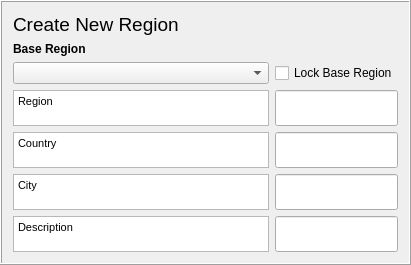
    <widget class="QFrame" name="frame1">
     <property name="sizePolicy">
      <sizepolicy hsizetype="Preferred" vsizetype="Minimum">
       <horstretch>0</horstretch>
       <verstretch>0</verstretch>
      </sizepolicy>
     </property>
     <property name="frameShape">
      <enum>QFrame::Box</enum>
     </property>
     <property name="frameShadow">
      <enum>QFrame::Raised</enum>
     </property>
     <layout class="QGridLayout" name="gridLayout_2">
      <item row="4" column="0">
       <widget class="QTextBrowser" name="textBrowser_Surface">
        <property name="sizePolicy">
         <sizepolicy hsizetype="Preferred" vsizetype="Preferred">
          <horstretch>0</horstretch>
          <verstretch>0</verstretch>
         </sizepolicy>
        </property>
        <property name="minimumSize">
         <size>
          <width>1</width>
          <height>0</height>
         </size>
        </property>
        <property name="maximumSize">
         <size>
          <width>16777215</width>
          <height>36</height>
         </size>
        </property>
        <property name="html">
         <string>&lt;!DOCTYPE HTML PUBLIC &quot;-//W3C//DTD HTML 4.0//EN&quot; &quot;http://www.w3.org/TR/REC-html40/strict.dtd&quot;&gt;
&lt;html&gt;&lt;head&gt;&lt;meta name=&quot;qrichtext&quot; content=&quot;1&quot; /&gt;&lt;style type=&quot;text/css&quot;&gt;
p, li { white-space: pre-wrap; }
&lt;/style&gt;&lt;/head&gt;&lt;body style=&quot; font-family:'MS Shell Dlg 2'; font-size:8pt; font-weight:400; font-style:normal;&quot;&gt;
&lt;p style=&quot; margin-top:0px; margin-bottom:0px; margin-left:0px; margin-right:0px; -qt-block-indent:0; text-indent:0px;&quot;&gt;Region&lt;/p&gt;&lt;/body&gt;&lt;/html&gt;</string>
        </property>
       </widget>
      </item>
      <item row="7" column="0">
       <widget class="QTextBrowser" name="textBrowserOrig">
        <property name="sizePolicy">
         <sizepolicy hsizetype="Preferred" vsizetype="Preferred">
          <horstretch>0</horstretch>
          <verstretch>0</verstretch>
         </sizepolicy>
        </property>
        <property name="minimumSize">
         <size>
          <width>1</width>
          <height>0</height>
         </size>
        </property>
        <property name="maximumSize">
         <size>
          <width>16777215</width>
          <height>36</height>
         </size>
        </property>
        <property name="html">
         <string>&lt;!DOCTYPE HTML PUBLIC &quot;-//W3C//DTD HTML 4.0//EN&quot; &quot;http://www.w3.org/TR/REC-html40/strict.dtd&quot;&gt;
&lt;html&gt;&lt;head&gt;&lt;meta name=&quot;qrichtext&quot; content=&quot;1&quot; /&gt;&lt;style type=&quot;text/css&quot;&gt;
p, li { white-space: pre-wrap; }
&lt;/style&gt;&lt;/head&gt;&lt;body style=&quot; font-family:'MS Shell Dlg 2'; font-size:8pt; font-weight:400; font-style:normal;&quot;&gt;
&lt;p style=&quot; margin-top:0px; margin-bottom:0px; margin-left:0px; margin-right:0px; -qt-block-indent:0; text-indent:0px;&quot;&gt;Description&lt;/p&gt;&lt;/body&gt;&lt;/html&gt;</string>
        </property>
       </widget>
      </item>
      <item row="2" column="0">
       <widget class="QLabel" name="label">
        <property name="sizePolicy">
         <sizepolicy hsizetype="Preferred" vsizetype="Minimum">
          <horstretch>0</horstretch>
          <verstretch>0</verstretch>
         </sizepolicy>
        </property>
        <property name="font">
         <font>
          <weight>75</weight>
          <bold>true</bold>
         </font>
        </property>
        <property name="text">
         <string>Base Region</string>
        </property>
        <property name="alignment">
         <set>Qt::AlignBottom|Qt::AlignLeading|Qt::AlignLeft</set>
        </property>
       </widget>
      </item>
      <item row="3" column="0">
       <widget class="QComboBox" name="comboBoxBaseRegion"/>
      </item>
      <item row="1" column="0">
       <widget class="QLabel" name="label_42">
        <property name="text">
         <string>&lt;!DOCTYPE HTML PUBLIC &quot;-//W3C//DTD HTML 4.0//EN&quot; &quot;http://www.w3.org/TR/REC-html40/strict.dtd&quot;&gt;
&lt;html&gt;&lt;head&gt;&lt;meta name=&quot;qrichtext&quot; content=&quot;1&quot; /&gt;&lt;style type=&quot;text/css&quot;&gt;
p, li { white-space: pre-wrap; }
&lt;/style&gt;&lt;/head&gt;&lt;body style=&quot; font-family:'MS Shell Dlg 2'; font-size:8pt; font-weight:400; font-style:normal;&quot;&gt;
&lt;p style=&quot; margin-top:0px; margin-bottom:0px; margin-left:0px; margin-right:0px; -qt-block-indent:0; text-indent:0px;&quot;&gt;&lt;span style=&quot; font-size:14pt;&quot;&gt;Create New Region&lt;/span&gt;&lt;/p&gt;&lt;/body&gt;&lt;/html&gt;</string>
        </property>
       </widget>
      </item>
      <item row="3" column="1">
       <widget class="QCheckBox" name="checkBoxA">
        <property name="text">
         <string>Lock Base Region</string>
        </property>
       </widget>
      </item>
      <item row="6" column="0">
       <widget class="QTextBrowser" name="textBrowserPeriod">
        <property name="sizePolicy">
         <sizepolicy hsizetype="Preferred" vsizetype="Preferred">
          <horstretch>0</horstretch>
          <verstretch>0</verstretch>
         </sizepolicy>
        </property>
        <property name="minimumSize">
         <size>
          <width>1</width>
          <height>0</height>
         </size>
        </property>
        <property name="maximumSize">
         <size>
          <width>16777215</width>
          <height>36</height>
         </size>
        </property>
        <property name="html">
         <string>&lt;!DOCTYPE HTML PUBLIC &quot;-//W3C//DTD HTML 4.0//EN&quot; &quot;http://www.w3.org/TR/REC-html40/strict.dtd&quot;&gt;
&lt;html&gt;&lt;head&gt;&lt;meta name=&quot;qrichtext&quot; content=&quot;1&quot; /&gt;&lt;style type=&quot;text/css&quot;&gt;
p, li { white-space: pre-wrap; }
&lt;/style&gt;&lt;/head&gt;&lt;body style=&quot; font-family:'MS Shell Dlg 2'; font-size:8pt; font-weight:400; font-style:normal;&quot;&gt;
&lt;p style=&quot; margin-top:0px; margin-bottom:0px; margin-left:0px; margin-right:0px; -qt-block-indent:0; text-indent:0px;&quot;&gt;City&lt;/p&gt;&lt;/body&gt;&lt;/html&gt;</string>
        </property>
       </widget>
      </item>
      <item row="6" column="1">
       <widget class="QgsFilterLineEdit" name="textEditCity">
        <property name="sizePolicy">
         <sizepolicy hsizetype="Expanding" vsizetype="Preferred">
          <horstretch>0</horstretch>
          <verstretch>0</verstretch>
         </sizepolicy>
        </property>
        <property name="maximumSize">
         <size>
          <width>16777215</width>
          <height>36</height>
         </size>
        </property>
        <property name="qgisRelation" stdset="0">
         <string notr="true"/>
        </property>
       </widget>
      </item>
      <item row="5" column="1">
       <widget class="QgsFilterLineEdit" name="textEditCountry">
        <property name="sizePolicy">
         <sizepolicy hsizetype="Expanding" vsizetype="Preferred">
          <horstretch>0</horstretch>
          <verstretch>0</verstretch>
         </sizepolicy>
        </property>
        <property name="maximumSize">
         <size>
          <width>16777215</width>
          <height>36</height>
         </size>
        </property>
        <property name="inputMethodHints">
         <set>Qt::ImhNone</set>
        </property>
        <property name="qgisRelation" stdset="0">
         <string notr="true"/>
        </property>
       </widget>
      </item>
      <item row="4" column="1">
       <widget class="QgsFilterLineEdit" name="textEditRegion">
        <property name="sizePolicy">
         <sizepolicy hsizetype="Expanding" vsizetype="Preferred">
          <horstretch>0</horstretch>
          <verstretch>0</verstretch>
         </sizepolicy>
        </property>
        <property name="maximumSize">
         <size>
          <width>16777215</width>
          <height>36</height>
         </size>
        </property>
        <property name="inputMethodHints">
         <set>Qt::ImhNone</set>
        </property>
        <property name="qgisRelation" stdset="0">
         <string notr="true"/>
        </property>
       </widget>
      </item>
      <item row="7" column="1">
       <widget class="QgsFilterLineEdit" name="textEditDesc">
        <property name="sizePolicy">
         <sizepolicy hsizetype="Expanding" vsizetype="Preferred">
          <horstretch>0</horstretch>
          <verstretch>0</verstretch>
         </sizepolicy>
        </property>
        <property name="maximumSize">
         <size>
          <width>16777215</width>
          <height>36</height>
         </size>
        </property>
        <property name="qgisRelation" stdset="0">
         <string notr="true"/>
        </property>
       </widget>
      </item>
      <item row="5" column="0">
       <widget class="QTextBrowser" name="textBrowserDesc">
        <property name="sizePolicy">
         <sizepolicy hsizetype="Preferred" vsizetype="Preferred">
          <horstretch>0</horstretch>
          <verstretch>0</verstretch>
         </sizepolicy>
        </property>
        <property name="minimumSize">
         <size>
          <width>1</width>
          <height>0</height>
         </size>
        </property>
        <property name="maximumSize">
         <size>
          <width>16777215</width>
          <height>36</height>
         </size>
        </property>
        <property name="html">
         <string>&lt;!DOCTYPE HTML PUBLIC &quot;-//W3C//DTD HTML 4.0//EN&quot; &quot;http://www.w3.org/TR/REC-html40/strict.dtd&quot;&gt;
&lt;html&gt;&lt;head&gt;&lt;meta name=&quot;qrichtext&quot; content=&quot;1&quot; /&gt;&lt;style type=&quot;text/css&quot;&gt;
p, li { white-space: pre-wrap; }
&lt;/style&gt;&lt;/head&gt;&lt;body style=&quot; font-family:'MS Shell Dlg 2'; font-size:8pt; font-weight:400; font-style:normal;&quot;&gt;
&lt;p style=&quot; margin-top:0px; margin-bottom:0px; margin-left:0px; margin-right:0px; -qt-block-indent:0; text-indent:0px;&quot;&gt;Country&lt;/p&gt;&lt;/body&gt;&lt;/html&gt;</string>
        </property>
       </widget>
      </item>
     </layout>
    </widget>
